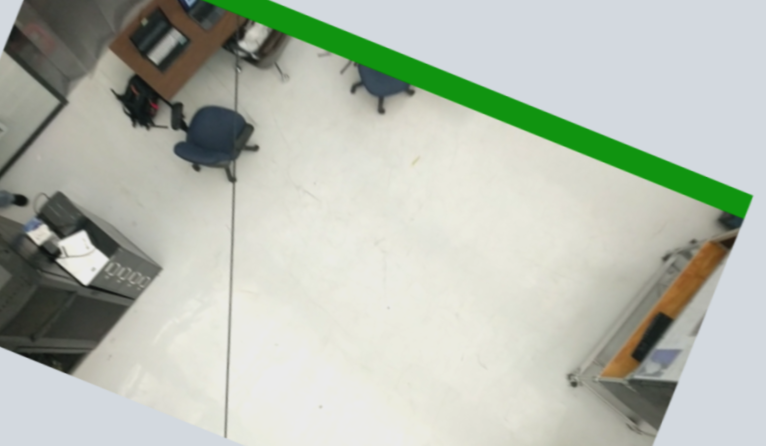
#> input picture line2.PNG, 1532 x 891 px (shown at 1/2 size)
$ python picture_algorithm.py   (Python 2 division)
#> lines starting #> are read from the running program, lines starting #| are printed output that depends on the picture; after the words box and inside, x2 and y2 are one past the last pixel; in counts of white or black regions, pixels touching at a corner belong together
import cv2
import numpy as np

# How many lines do we want to identify
number_of_lines = 3
# Opening the image that is going to be analyzed
img_original = cv2.imread('line2.PNG')
#> img_original is the input picture: shape (891, 1532, 3); mean B, G, R 177.1, 188.6, 182.1
resized_image = cv2.resize(img_original, (1000, 800))
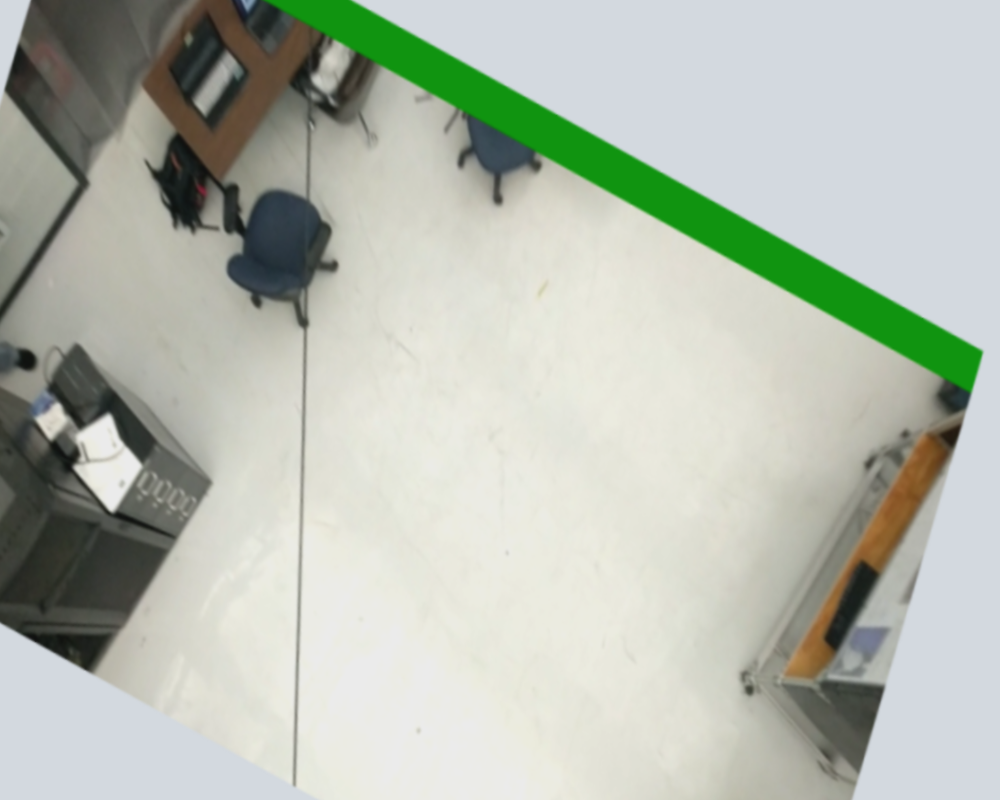
#> resized_image: shape (800, 1000, 3); mean B, G, R 177, 188.5, 182

# Creating a Grey-scale version of the original image
img_greyscale = cv2.cvtColor(resized_image, cv2.COLOR_BGR2GRAY)
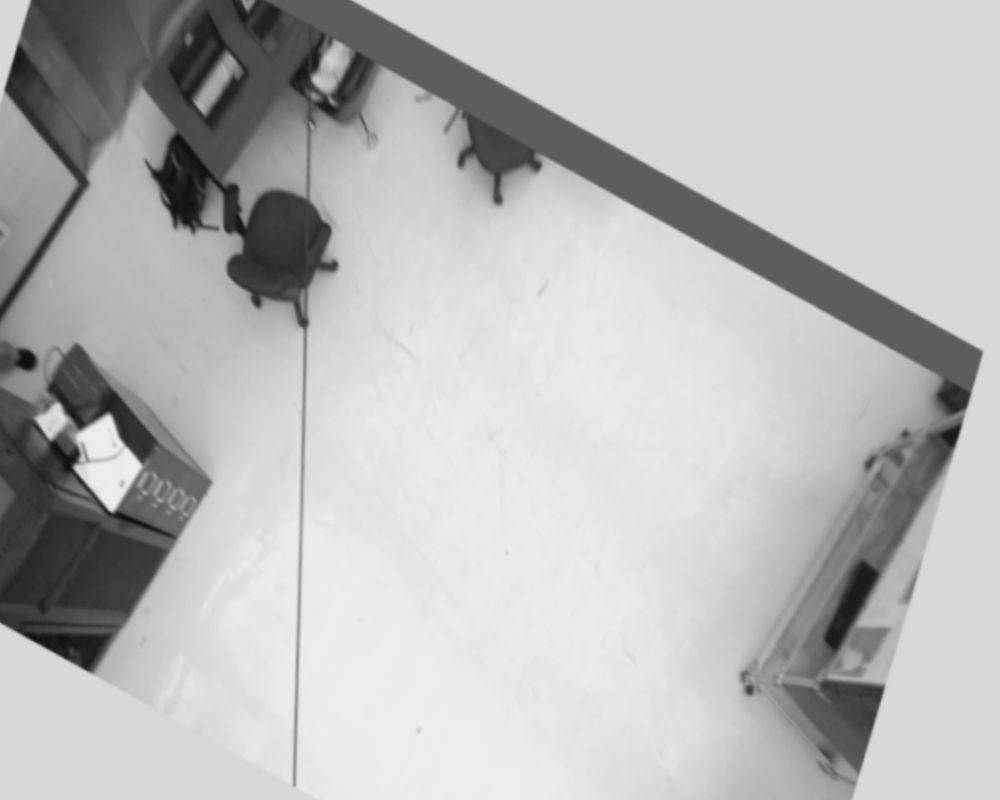
#> img_greyscale: shape (800, 1000); min 16, max 235, mean 185.3

# Convolving the Grey-scale image with a kernel of 2 by 20px.
kernel = np.matrix([[1, 0, -1]])
img_lines = cv2.filter2D(img_greyscale, -1, kernel)
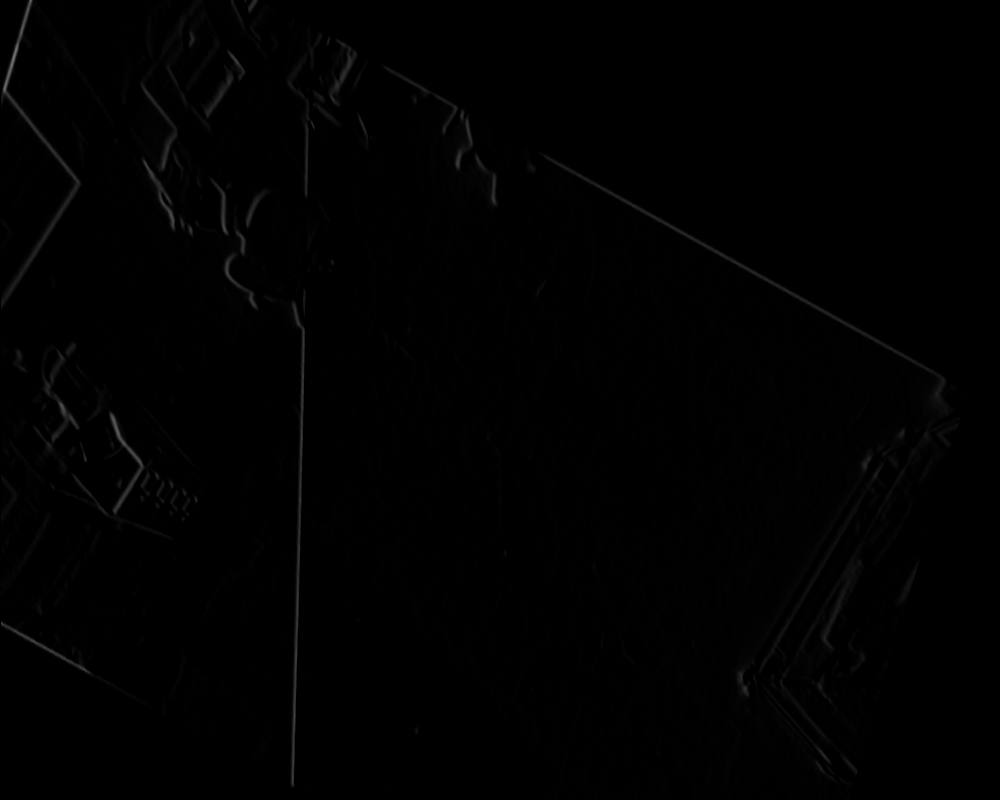
#> img_lines: shape (800, 1000); min 0, max 118, mean 1

vertical_structure = cv2.getStructuringElement(cv2.MORPH_RECT, (1, 20))
img_line1 = cv2.erode(img_lines, vertical_structure, iterations=2)
img_lin2 = cv2.dilate(img_line1, vertical_structure, iterations=2)

(thresh, im_bw) = cv2.threshold(img_lin2, 128, 255, cv2.THRESH_BINARY | cv2.THRESH_OTSU)
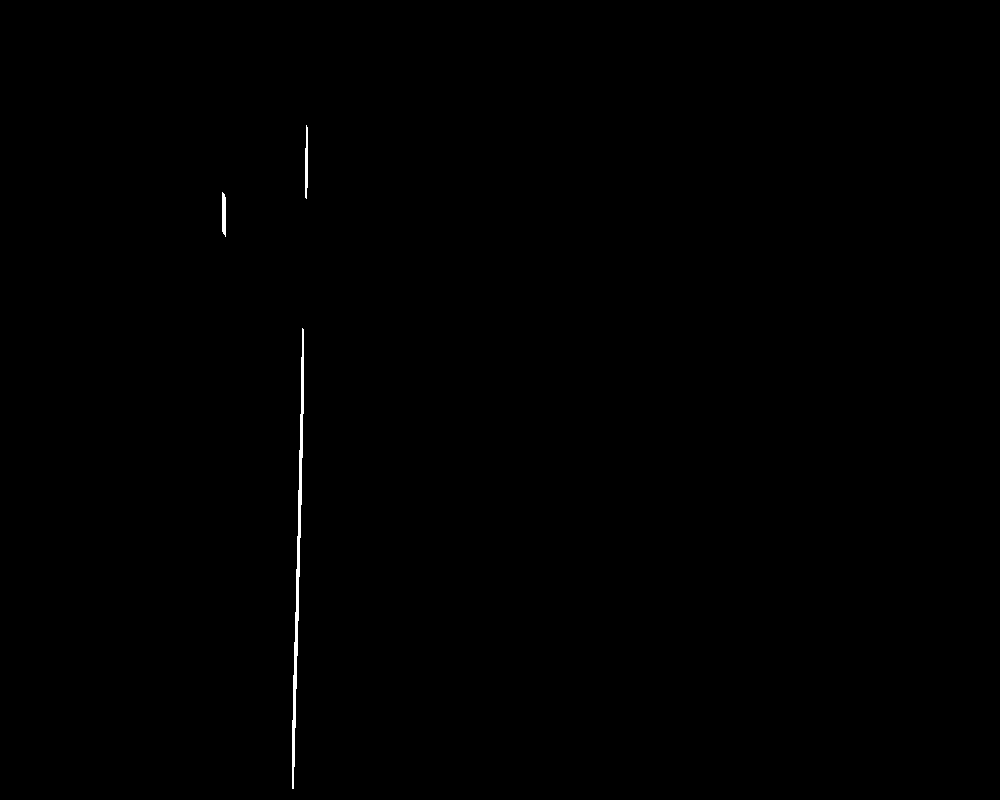
#> im_bw: shape (800, 1000); 0.22% white; 3 white regions, box (x1, y1, x2, y2) and area: (292, 328, 304, 789) 1409, (305, 125, 308, 199) 185, (222, 192, 226, 237) 162
#> thresh = 17
lines = cv2.HoughLinesP(im_bw, rho=1, theta=np.pi / 180, threshold=1, minLineLength=10, maxLineGap=200)
#> lines = 19 rows, first 6: [225, 236, 225, 197], [294, 766, 294, 642], [301, 504, 301, 357], [299, 576, 299, 450], [296, 688, 296, 569], [306, 198, 306, 125]

chunks = [[[[293, 788, 310, 569]]],
          [[[293, 788, 293, 569]]]]

x_sum = [0, 0, 0]
x = 0
try:
    for lines in chunks:
        for line in lines:
            print line
            for x1, y1, x2, y2 in line:
                x_sum[x] = x_sum[x] + x1
                cv2.line(resized_image, (x1, 800), (x2, 0), (0, 0, 255), 1)

        # Drawing line and rectangle
        x_average = x_sum[x] / len(chunks[x])

        x = x + 1
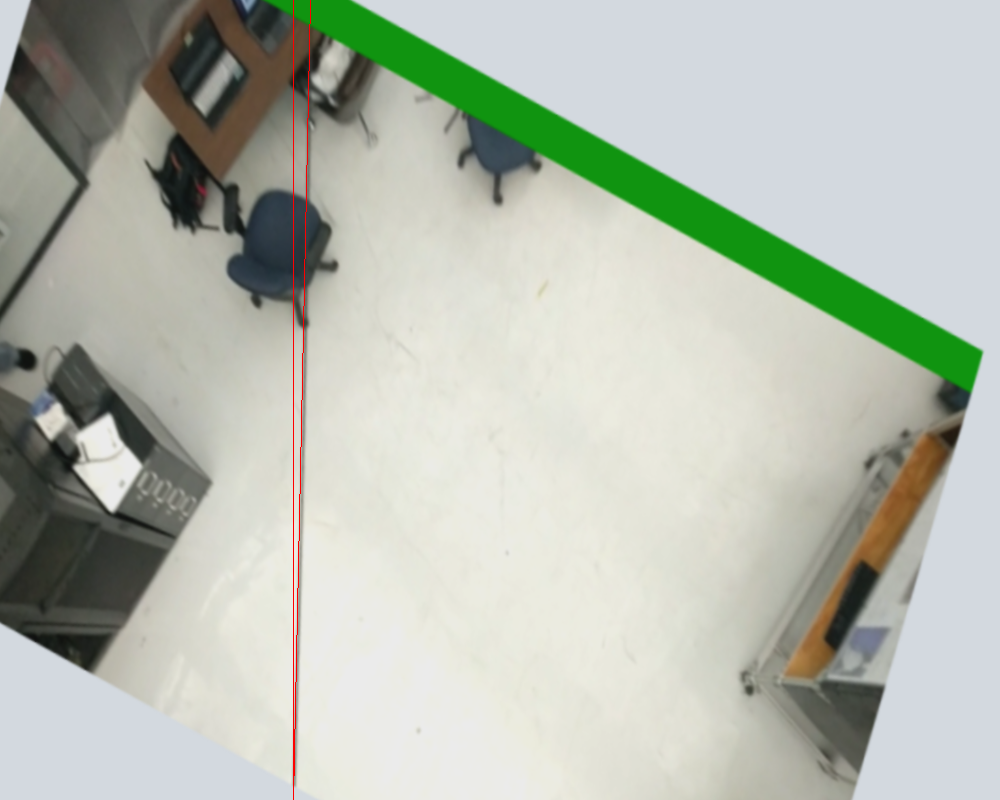
#> resized_image: shape (800, 1000, 3); 0.2% of pixels changed, all inside (x1, y1, x2, y2) = (293, 0, 311, 800)
#> after the loop, x = 2; x_sum = [293, 293, 0]
except TypeError:
    pass


cv2.imshow('Example of Power Lines', resized_image)
cv2.imshow('Binary Image', im_bw)
cv2.waitKey(0)
cv2.destroyAllWindows()
